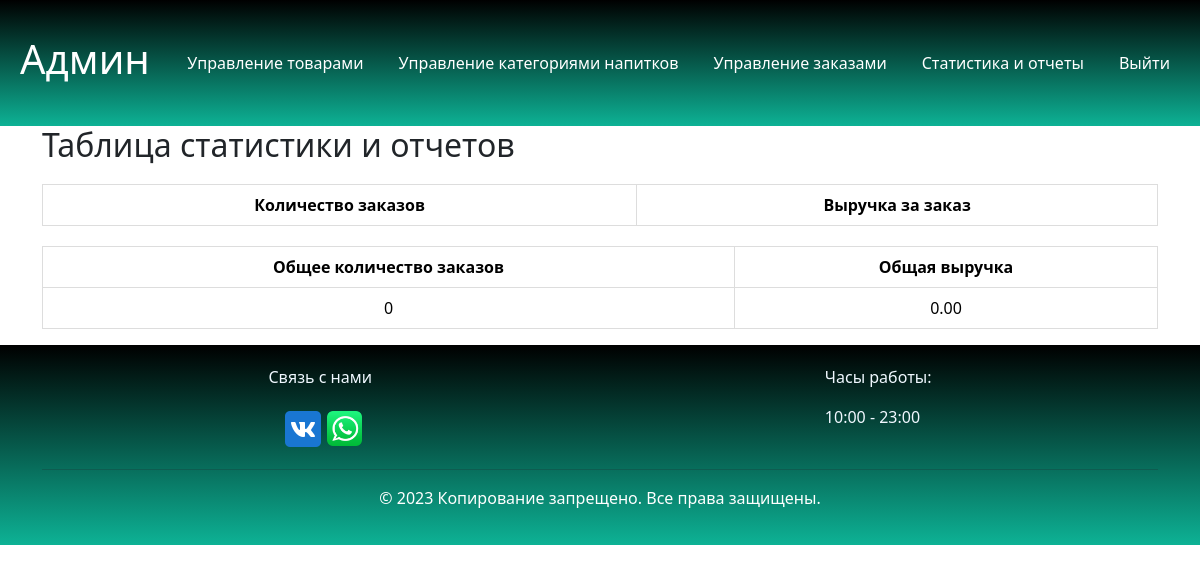
Page /admin/Panel-admin.php on the earlier database version.
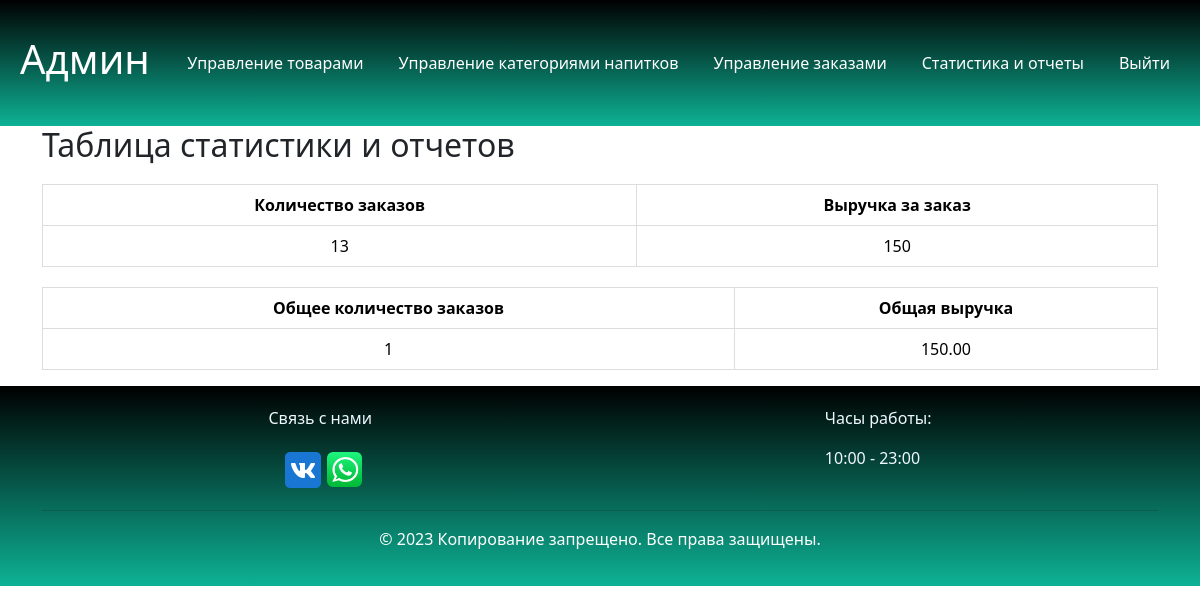
Same page on the later database version.
### tables this page shows
CREATE TABLE `Orders` (
  `Id_order` int NOT NULL,
  `User_id` int NOT NULL,
  `Date_of_order` datetime NOT NULL,
  `Status` enum('0','1','2') NOT NULL DEFAULT '0',
  `Total_price` decimal(25,0) NOT NULL,
  `Used_bonuses` decimal(10,0) DEFAULT NULL,
  `Accrued_bonuses` decimal(10,0) DEFAULT NULL,
  `comment` varchar(255) DEFAULT NULL
);

### admin/Panel-admin.php (the view, shortened to what this page needs)
<?php
require_once "../connect.php";
$result = mysqli_query($con, "SELECT COUNT(*) AS total_orders FROM `Orders`");
if ($result && mysqli_num_rows($result) > 0) {
    $row = mysqli_fetch_assoc($result);
    $total_orders = $row['total_orders'];
}
$result_total_revenue = mysqli_query($con, "SELECT SUM(Total_price) AS total_revenue FROM `Orders`");
if ($result_total_revenue && mysqli_num_rows($result_total_revenue) > 0) {
    $row_total_revenue = mysqli_fetch_assoc($result_total_revenue);
    $total_revenue = $row_total_revenue['total_revenue'];
}
$orders = mysqli_fetch_all(mysqli_query($con, 'SELECT * FROM `Orders` '));
?>
<!DOCTYPE html>
<html lang="en">
<head>
    <link rel="stylesheet" href="style.css">
    <link href="https://cdn.jsdelivr.net/npm/bootstrap@5.3.2/dist/css/bootstrap.min.css" rel="stylesheet">
</head>
<body>
    <header class="header">
        <nav class="nav">
            <div class="index">
                <h1 class="index_">Админ</h1>
            </div>
            <div class="cart_account">
                <a href="newTovar.php">Управление товарами</a>
                <a href="categoryTovar.php">Управление категориями напитков</a>
                <a href="orderManagement.php">Управление заказами</a>
                <a href="Panel-admin.php">Статистика и отчеты</a>
                <a href="/logout.php">Выйти</a>
            </div>
        </nav>
    </header>
    <div class="container">
        <h2 class="stats-header">Таблица статистики и отчетов</h2>
        <div class="table-container">
            <table class="table">
                <thead>
                    <tr>
                        <th>Количество заказов</th>
                        <th>Выручка за заказ</th>
                    </tr>
                </thead>
                <tbody>
                    <?php foreach ($orders as $order): ?>
                        <tr>
                            <td><?= $order[0] ?></td>
                            <td><?= $order[4] ?></td>
                        </tr>
                    <?php endforeach; ?>
                </tbody>
            </table>
            <table class="table">
                <thead>
                    <tr>
                        <th>Общее количество заказов</th>
                        <th>Общая выручка</th>
                    </tr>
                </thead>
                <tbody>
                    <tr>
                        <td><?= htmlspecialchars($total_orders) ?></td>
                        <td><?= htmlspecialchars(number_format($total_revenue, 2)) ?></td>
                    </tr>
                </tbody>
            </table>
        </div>
    </div>
    <footer id="footer">
        <div class="container">
            <div class="connection">
                <div class="connect">
                    <p>Связь с нами</p>
                    <div class="images-connection">
                        <img src="../images/icons8-vk-com-48.png" alt="" srcset="">
                        <img src="../images/iconfinder-social-media-applications-23whatsapp-4102606_113811.png"
                            class="icon-whatsapp">
                    </div>
                </div>
                <div class="clock-work">
                    <p>Часы работы:</p>
                    <p>10:00 - 23:00</p>
                </div>
            </div>
            <hr>
            <p class="copirater">© 2023 Копирование запрещено. Все права защищены.</p>
        </div>
    </footer>
</body>
</html>

Differences in the rows shown:
added orders: Id_order "13", Total_price "150"
Other differences:
$total_orders: "0" → "1"
$total_revenue: "0.00" → "150.00"
